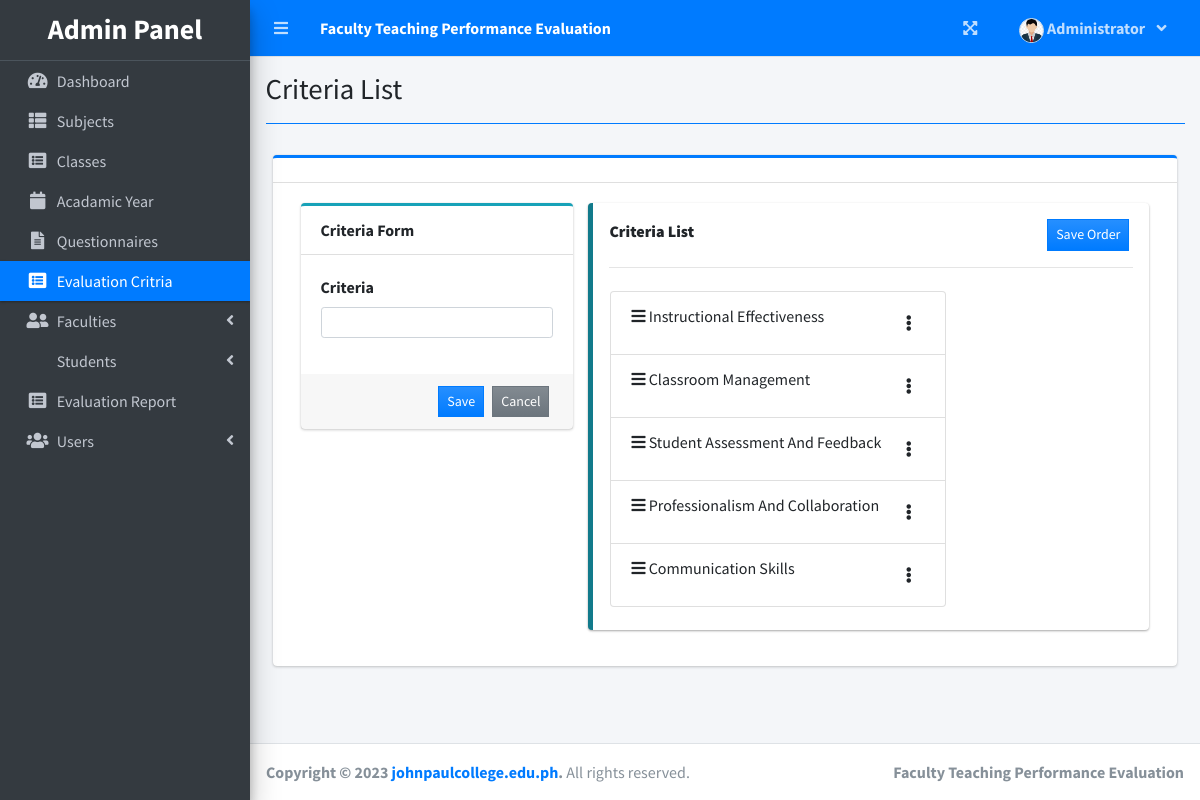
The app's page /index.php?page=criteria_list (signed in) with its own data.
### tables this page shows
CREATE TABLE `criteria_list` (
  `id` int(30) NOT NULL,
  `criteria` text NOT NULL,
  `order_by` int(30) NOT NULL
);

### admin/criteria_list.php (the view, shortened to what this page needs)
<?php include'db_connect.php' ?>
<div class="col-lg-12">
	<div class="card card-outline card-primary">
		<div class="card-header">
		</div>
		<div class="card-body">
			<div class="container-fluid">
				<div class="row">
					<div class="col-md-4">
						<div class="card card-outline card-info">
							<div class="card-header"><b>Criteria Form</b></div>
							<div class="card-body">
								<form action="" id="manage-criteria">
									<div class="form-group">
										<label for="">Criteria</label>
										<input type="text" name="criteria" class="form-control form-control-sm">
									</div>
								</form>
							</div>
							<div class="card-footer">
								<div class="d-flex justify-content-end w-100">
									<button class="btn btn-sm btn-primary btn-flat bg-gradient-primary mx-1" form="manage-criteria">Save</button>
									<button class="btn btn-sm btn-flat btn-secondary bg-gradient-secondary mx-1" form="manage-criteria" type="reset">Cancel</button>
								</div>
							</div>
						</div>
					</div>
					<div class="col-md-8">
						<div class="callout callout-info">
							<?php
								$qry = $conn->query("SELECT * FROM criteria_list order by abs(order_by) asc ");
								if($qry->num_rows > 0):
							?>
							<div class="d-flex justify-content-between w-100">
								<label for=""><b>Criteria List</b></label>
									<button class="btn btn-sm btn-primary btn-flat bg-gradient-primary mx-1" form="order-criteria">Save Order</button>
							</div>
							<hr>
							<form action="" id="order-criteria">
							<ul class="list-group btn col-md-8" id="ui-sortable-list">
								<?php
								while($row= $qry->fetch_assoc()):
								?>
								<li class="list-group-item text-left">
									<span class="btn-group dropright float-right">
									  <span type="button" class="btn" data-toggle="dropdown" aria-haspopup="true" aria-expanded="false">
									   <i class="fa fa-ellipsis-v"></i>
									  </span>
									</span>
									<i class="fa fa-bars"></i> <?php echo ucwords($row['criteria']) ?>
								</li>
								<?php endwhile; ?>
							</form>
							<?php else: ?>
								<center>There's no criteria in the database yet</center>
							<?php endif; ?>
						</div>
					</div>
				</div>
			</div>
		</div>
	</div>
</div>

### records on screen
criteria_list: criteria "Instructional Effectiveness"
criteria_list: criteria "Classroom Management"
criteria_list: criteria "Student Assessment And Feedback"
criteria_list: criteria "Professionalism And Collaboration"
criteria_list: criteria "Communication Skills"

### other values on screen
$_SESSION['system']['name'] "Faculty Teaching Performance Evaluation"
$_SESSION['login_firstname'] "Administrator"
$title "Criteria List"
